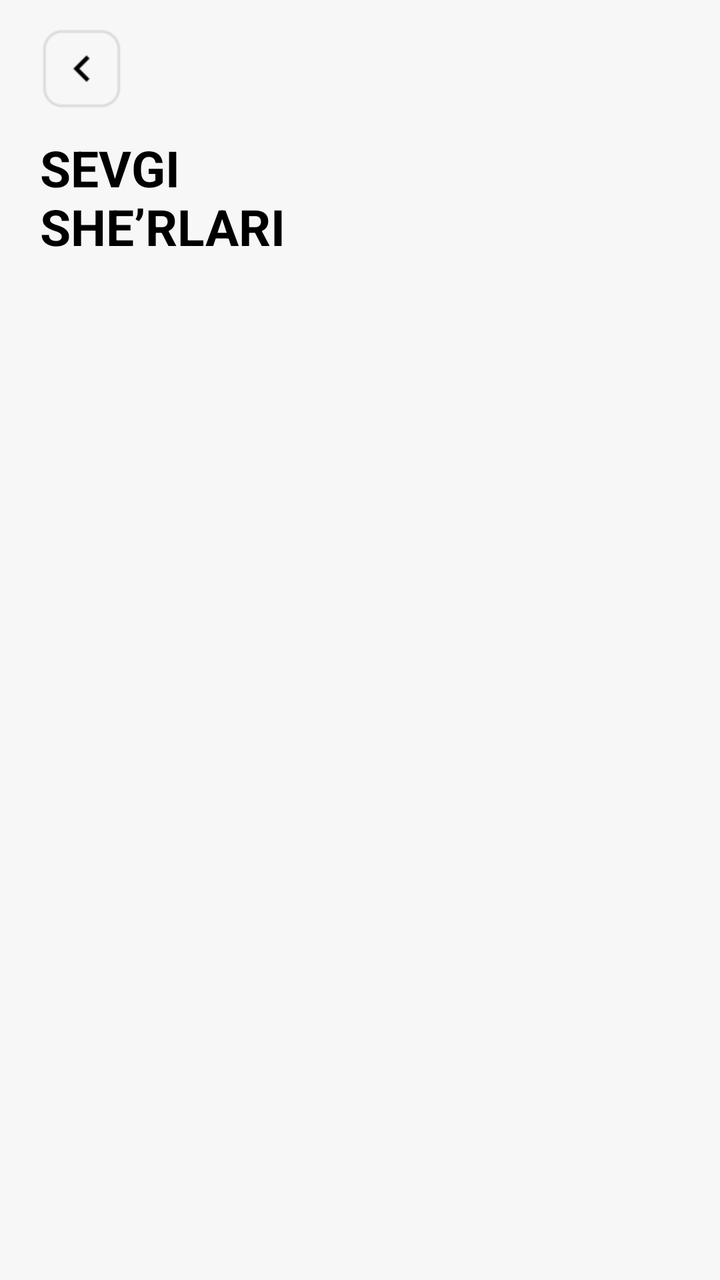
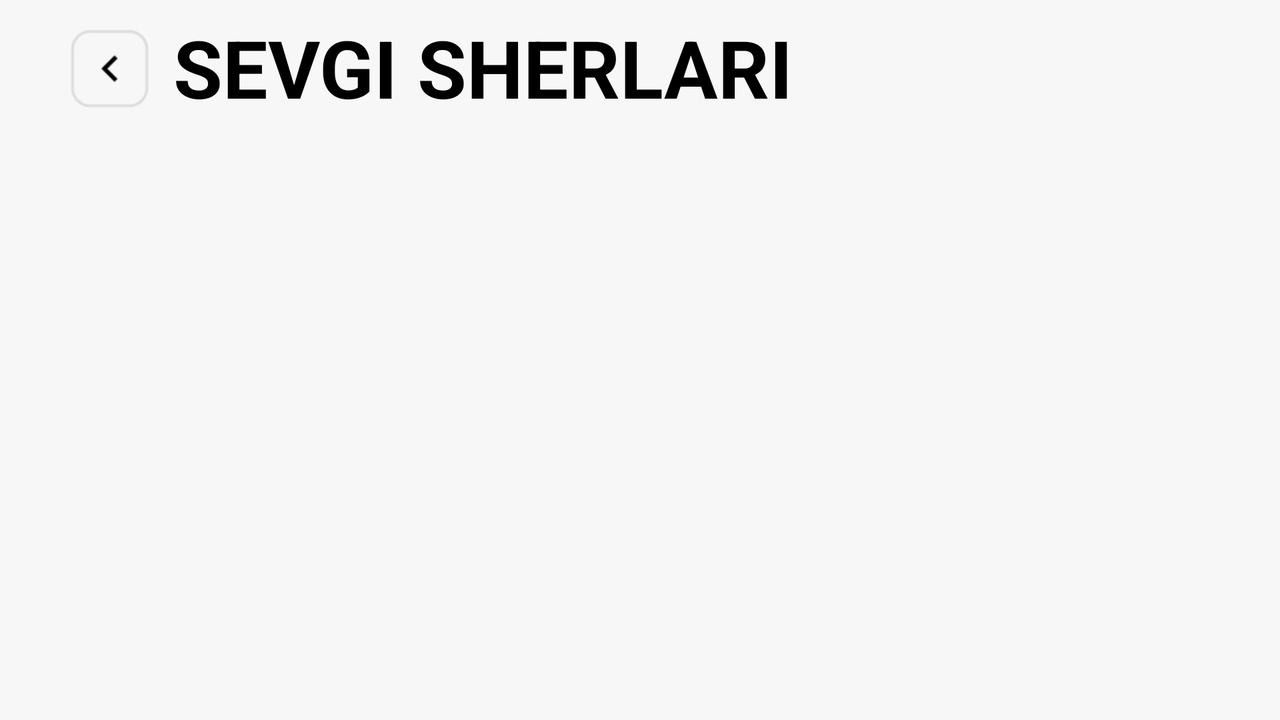

The same Android screen from two of the app's own layout files: first res/layout/ as a phone draws it, then the repository's variant for another configuration, drawn on a device whose configuration selects that folder. Both files follow.
<!-- AndroidManifest.xml: application theme Theme.SMSSherlar -->
<!-- res/layout/fragment_poems.xml -->
<?xml version="1.0" encoding="utf-8"?>
<androidx.constraintlayout.widget.ConstraintLayout xmlns:android="http://schemas.android.com/apk/res/android"
    xmlns:app="http://schemas.android.com/apk/res-auto"
    xmlns:tools="http://schemas.android.com/tools"
    android:id="@+id/linearLayout"
    android:layout_width="match_parent"
    android:layout_height="match_parent"
    android:background="#FFF7F7F7"
    android:orientation="vertical"
    app:layoutDescription="@xml/fragment_poems_scene"
    tools:context=".PoemsFragment">

    <ImageView
        android:id="@+id/backToHome"
        android:layout_width="50dp"
        android:layout_height="50dp"
        android:layout_marginTop="10dp"
        android:src="@drawable/back_to"
        app:layout_constraintHorizontal_bias="0.05"
        app:layout_constraintLeft_toLeftOf="parent"
        app:layout_constraintRight_toRightOf="parent"
        app:layout_constraintTop_toTopOf="parent" />

    <TextView
        android:id="@+id/header_title2"
        android:layout_width="match_parent"
        android:layout_height="0dp"
        app:layout_constraintHeight_percent="0.115"
        android:padding="7sp"
        android:paddingStart="20dp"
        android:text="@string/sevgi_nshe_rlari"
        android:textAllCaps="true"
        android:textColor="@color/black"
        android:textSize="25sp"
        android:textStyle="bold"
        app:layout_constraintLeft_toLeftOf="parent"
        app:layout_constraintRight_toRightOf="parent"
        app:layout_constraintTop_toBottomOf="@id/backToHome"
        tools:ignore="RtlSymmetry" />

    <androidx.recyclerview.widget.RecyclerView
        android:id="@+id/rv"
        android:layout_width="match_parent"
        android:layout_height="0dp"
        app:layout_constraintHeight_percent="0.8"
        app:layoutManager="androidx.recyclerview.widget.LinearLayoutManager"
        app:layout_constraintLeft_toLeftOf="parent"
        app:layout_constraintTop_toBottomOf="@id/header_title2"
        tools:listitem="@layout/rv_item1" />

</androidx.constraintlayout.widget.ConstraintLayout>
<!-- resources referenced by this layout -->
<resources>
  <!-- drawable back_to: png bitmap (drawable, 1799 bytes) -->
  <string name="sevgi_nshe_rlari">sevgi\nshe’rlari</string>
  <style name="Theme.SMSSherlar" parent="Theme.MaterialComponents.DayNight.NoActionBar">
          
          <item name="colorPrimary">@color/purple_500</item>
          <item name="colorPrimaryVariant">#FFF7F7F7</item>
          <item name="colorOnPrimary">@color/white</item>
          
          <item name="colorSecondary">@color/teal_200</item>
          <item name="colorSecondaryVariant">@color/teal_700</item>
          <item name="colorOnSecondary">@color/black</item>
          
          <item name="android:statusBarColor" tools:targetApi="l">?attr/colorPrimaryVariant</item>
          
      </style>
</resources>
<!-- res/layout-land/fragment_poems.xml (the repository's variant of the layout above) -->
<!-- drawn on the phone turned sideways -->
<?xml version="1.0" encoding="utf-8"?>
<androidx.constraintlayout.widget.ConstraintLayout xmlns:android="http://schemas.android.com/apk/res/android"
    xmlns:app="http://schemas.android.com/apk/res-auto"
    xmlns:tools="http://schemas.android.com/tools"
    android:id="@+id/linearLayout"
    android:layout_width="match_parent"
    android:layout_height="match_parent"
    android:background="#FFF7F7F7"
    android:orientation="vertical"
    app:layoutDescription="@xml/fragment_poems_scene"
    tools:context=".PoemsFragment">

    <ImageView
        android:id="@+id/backToHome"
        android:layout_width="50dp"
        android:layout_height="50dp"
        android:layout_marginTop="10dp"
        android:src="@drawable/back_to"
        app:layout_constraintHorizontal_bias="0.05"
        app:layout_constraintLeft_toLeftOf="parent"
        app:layout_constraintRight_toRightOf="parent"
        app:layout_constraintTop_toTopOf="parent" />

    <TextView
        android:id="@+id/header_title2"
        android:layout_width="wrap_content"
        android:layout_height="wrap_content"
        android:padding="7sp"
        android:text="Sevgi Sherlari"
        android:textAllCaps="true"
        android:textColor="@color/black"
        android:textSize="40sp"
        app:layout_constraintTop_toTopOf="parent"
        android:textStyle="bold"
        app:layout_constraintLeft_toRightOf="@id/backToHome"/>

    <androidx.recyclerview.widget.RecyclerView
        android:id="@+id/rv"
        android:layout_width="wrap_content"
        android:layout_height="wrap_content"
        app:layoutManager="androidx.recyclerview.widget.LinearLayoutManager"
        app:layout_constraintLeft_toLeftOf="parent"
        app:layout_constraintTop_toBottomOf="@id/header_title2"
        tools:listitem="@layout/rv_item1" />

</androidx.constraintlayout.widget.ConstraintLayout>
<!-- resources referenced by the variant -->
<!-- as the phone turned sideways resolves them -->
<resources>
  <!-- drawable back_to: png bitmap (drawable, 1799 bytes) -->
  <style name="Theme.SMSSherlar" parent="Theme.MaterialComponents.DayNight.NoActionBar">
          
          <item name="colorPrimary">@color/purple_500</item>
          <item name="colorPrimaryVariant">#FFF7F7F7</item>
          <item name="colorOnPrimary">@color/white</item>
          
          <item name="colorSecondary">@color/teal_200</item>
          <item name="colorSecondaryVariant">@color/teal_700</item>
          <item name="colorOnSecondary">@color/black</item>
          
          <item name="android:statusBarColor" tools:targetApi="l">?attr/colorPrimaryVariant</item>
          
      </style>
</resources>
